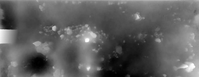
%> input picture pls.png, 199 x 77 px, shrunk from 940 x 366 before the run
$ octave DEMO.m   (GNU Octave 9; MATLAB toolbox functions it lacks are replaced by stand-ins)
%> lines starting %> are read from the running program, lines starting %| are printed output that depends on the picture; in (x1, y1, x2, y2) boxes, pixels count from 0 and x2, y2 are one past the last pixel; in counts of white or black regions, pixels touching at a corner belong together; the program's own positions count from 1
### getTerrainBinary1.m
function Z = getTerrainBinary1(height, yardWidth, yardHeight, yardBright, pitchLim,rollLim)

% get size
[imHeight, imWidth] = size(yardBright);

% median filtering to try fix our shithouse data
smooth=1;
if smooth==1
    yardBright = medfilt2(yardBright,[5 5]);
end

% convert image file to height array by normalising and multiplying by
% height
yardElev = double(yardBright)/255*height;

% convert to surface
figure(2)
Y = (1:imHeight)/imHeight*yardHeight;
X = (1:imWidth)/imWidth*yardWidth;
[X,Y] = meshgrid(X,Y);
surf(X,Y,yardElev)
set(gca,'YDir','reverse')
colorbar


% have a looksie
figure(3)
imcontour(yardBright,20)

% initialise binary map
image=ones(imHeight, imWidth);

tic
% variable grid size for the swath you wanna look at
sizer = 10;
% iterate through who image, moving up by "sizer" each time
for row = 2*sizer:sizer:size(yardElev,1)-sizer
    for col = 2*sizer:sizer:size(yardElev,2)-sizer

        % grab the sizerXsizer swath we're analysing
        z = yardElev(row-sizer:row,col-sizer:col);
        % take the differences in height moving in the X and Y directions
        risesY = diff(z);
        risesX = diff(z');
        % divide by pixel width and height to get slope moving in X and Y
        % directions over the entire swath
        runX = yardWidth/imWidth;
        runY = yardHeight/imHeight;
        % grab the max angle going both directions
        maxDy = max(max(atand(risesY/runY)));
        maxDx = max(max(atand(risesX/runX)));


        % check if the max within that swath is above the roll or pitch
        % limit. set that swath of the binary image to zero if there are
        % any above the limit as an "exclusion zone" type thing
        if maxDy > pitchLim || maxDx > rollLim
            image(row-sizer:row,col-sizer:col)=0;
        end
    end
end
toc
% fuse iamges with brightness one to vibe how shit it is
C = imfuse(image,yardBright, 'blend');
imshow(C)

Z = image;

### DEMO.m
%% ---------------------------- MAIN -----------------------------------
clear;clc;close all;
%% Variables and Inputs
% x-y coordinates for and YAW origin and destination
Origin = [3.5,1.5];
Destination = [3.09,14];
originHeading = deg2rad(0);
destinationHeading = deg2rad(0);


% Path finding Strategy - [GLOBAL] || [LOCAL]
% [GLOBAL] - Information provided of entire geographic location
% [LOCAL] - Information discovered locally
strat = 'GLOBAL';


%% Read Map
% Read and generate map
pitchLim = 30;
rollLim = 30;
yardBright = imread('pls.png');
%> yardBright is the input picture: size 77x199x3 uint8; min 0, max 255, mean 96
yardBright = yardBright(:,:,1);
%> yardBright: size 77x199 uint8
[imHeight, imWidth] = size(yardBright);
%> imHeight = 77; imWidth = 199
aspectRatio = imWidth/imHeight;
%> aspectRatio = 2.58
height=0.4; % [m]
yardWidth = 15; % [m]
yardHeight=yardWidth/aspectRatio;
%> yardHeight = 5.8
RES = yardHeight/imHeight;
%> RES = 0.0754
x = linspace(0,yardWidth, imWidth);
%> x = 199 values from 0 to 15
y = linspace(0,yardHeight, imHeight);
%> y = 77 values from 0 to 5.8
[X,Y] = meshgrid(x,y);


yardElev = double(yardBright)/255*height;
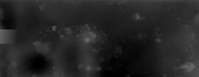
%> yardElev: size 77x199 double; min 0, max 0.4, mean 0.151
XYZ_MAP = imgaussfilt(yardElev,4);
G_MAP = getTerrainBinary1(height, yardWidth, yardHeight, yardBright,pitchLim,rollLim);
%> in getTerrainBinary1, `yardBright = medfilt2(yardBright,[5 5]);`:
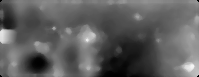
%> yardBright: size 77x199 uint8; min 0, max 244, mean 94.5
%> in getTerrainBinary1, `imcontour(yardBright,20)`:
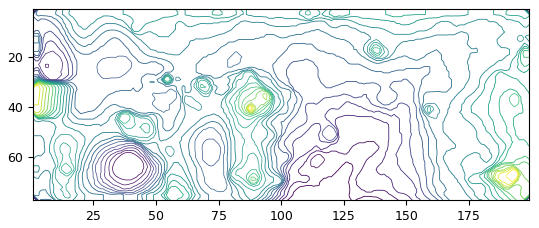
%> figure redrawn from the program's plot data
%> in getTerrainBinary1, `colorbar`:
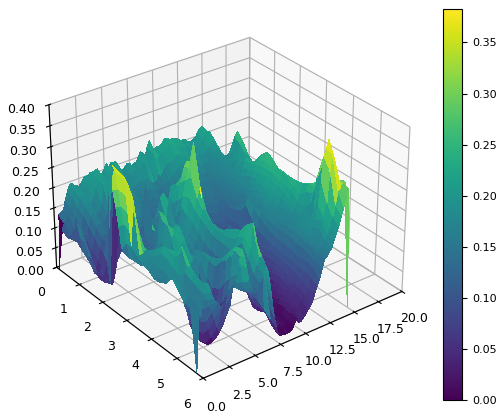
%> figure redrawn from the program's plot data
%> after the loop in getTerrainBinary1, `for row = 2*sizer:sizer:size(yardElev,1)-sizer`:
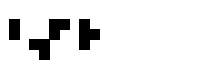
%> image: size 77x199 double; values 0 (black) and 1 (white), 91.1% white; 3 black regions, box (x1, y1, x2, y2) and area: (29, 19, 70, 60) 681, (79, 19, 100, 50) 451, (9, 19, 20, 40) 231
%> in getTerrainBinary1, `C = imfuse(image,yardBright, 'blend');`:
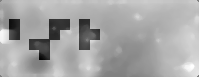
%> C: size 77x199 uint8; min 2, max 255, mean 165.8
%> (the run ends here)
